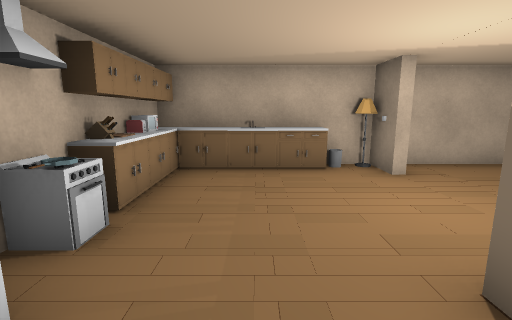
View 1 (above)

13 first-person views from a walk through a scene from a Unity 3-D project. The camera is 1.3 m above the floor, tilts 10° down and sees 85° across. Doors are open. The floor is counted in squares, 1 m on a side. Each view is taken from the middle of a square. On the plan, view 1 faces up. The plan holds only what a view shows up to about 13 squares ahead; the rest is blank. The place goes on beyond the plan. The player character is not drawn. Some surface patterns are stand-ins.

View 2
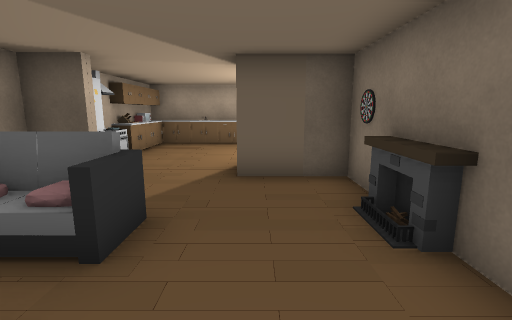

View 3
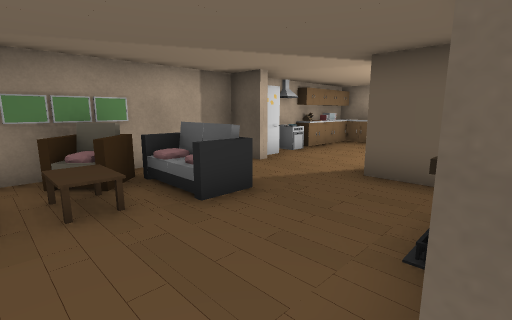

View 4
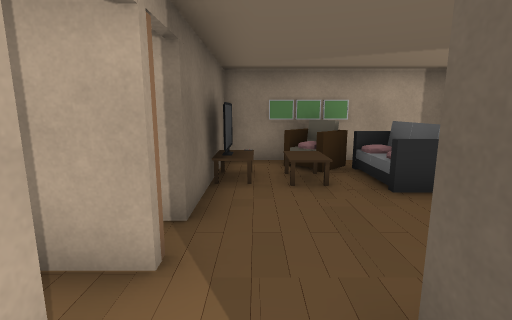

View 5
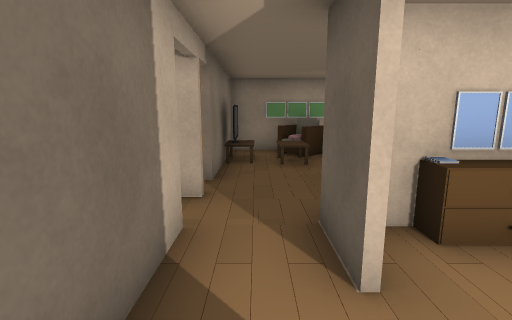

View 6
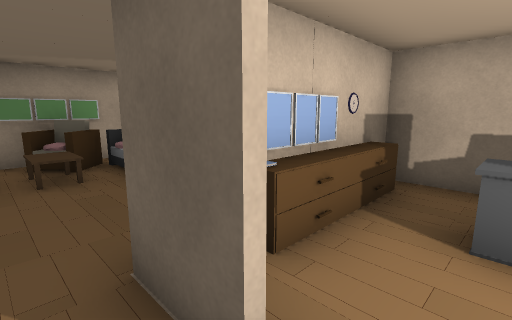

View 7
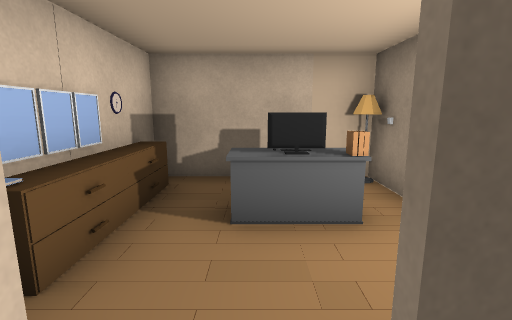

View 8
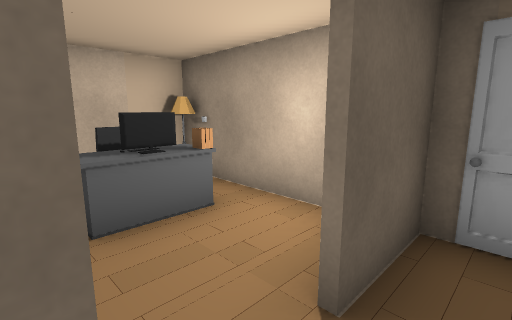

View 9
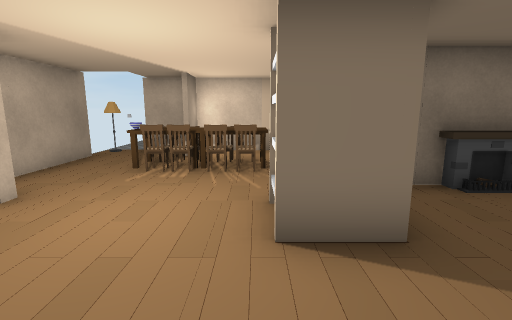

View 10
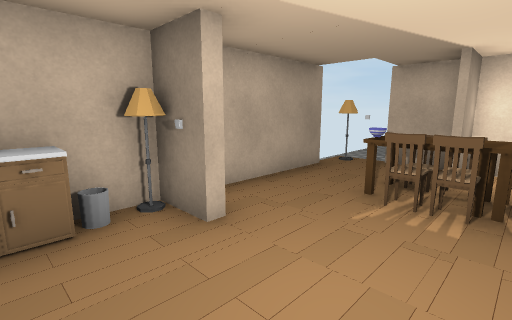

View 11
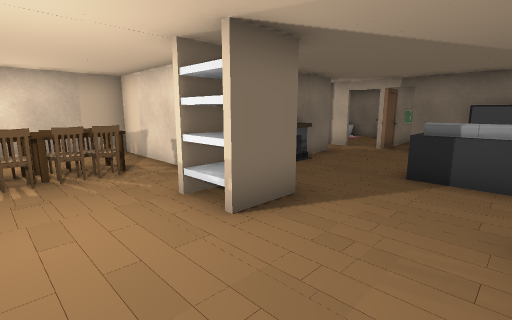

View 12
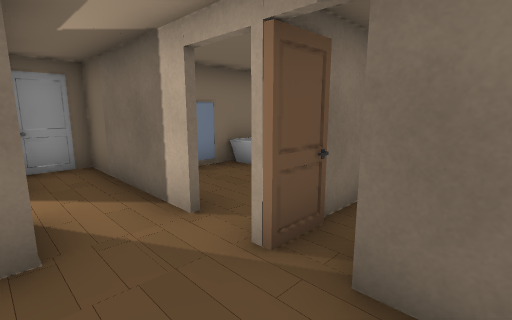

View 13
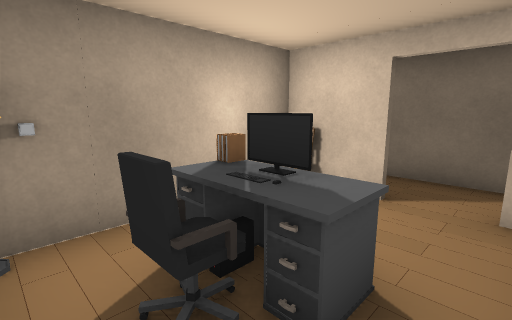

### Floor plan
Key: @ floor where view 1 was taken; # wall or solid block; x gap in a wall; . floor; D open door; = window, fence, low wall or low ledge; O other object.
Columns run from 2 left of view 1 to 9 right of it. Each row starts with its distance up from view 1.
  7 #########xO.
  6 #===.#....O.
  5 #.......#.#
  4 #......####
  3 #......####
  2 #...##.####
  1 #...#######
  0 #.@...#...#
 -1 #.....#.=##
 -2 #===..#.=##
 -3 #=....#...#
 -4 ##O...#D.##
 -5 #.........#
 -6 ######D####
 -7      #..#
 -8      # .#

Positions as (right, up) in squares from view 1, and headings:
1: (0, 0), facing up
2: (2, -5), facing up
3: (4, -5), facing up-left
4: (5, -5), facing left
5: (7, -5), facing left
6: (6, -5), facing up-left
7: (6, -5), facing up
8: (5, -5), facing up-right
9: (-1, 2), facing right
10: (1, 3), facing up-right
11: (-1, 4), facing down-right
12: (1, -4), facing down-right
13: (5, 0), facing down-right
